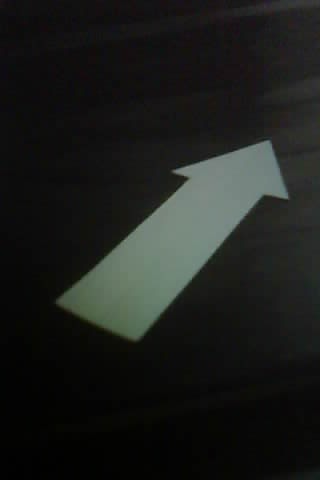
#> input picture deploy_scripts/s1.jpg, 320 x 480 px
$ python main.py
#> lines starting #> are read from the running program, lines starting #| are printed output that depends on the picture; after the words box and inside, x2 and y2 are one past the last pixel; in counts of white or black regions, pixels touching at a corner belong together
### deploy_scripts/preprocessor.py
import cv2
import numpy as np

neighbourRadius = 4
class blob():
    def __init__(self, x, y,imgShape=(320,480)):
        self.elements = set()
        self.neighbours = set()
        self.edges = set()
        self.imgShape = imgShape
        if y<=self.imgShape[0]-(neighbourRadius+1):
            self.upperY = y+neighbourRadius
        else:
            self.upperY = self.imgShape[0]

        if y>=neighbourRadius:
            self.lowerY = y-neighbourRadius
        else:
            self.lowerY = 0

        if x<=self.imgShape[1]-(neighbourRadius+1):
            self.upperX = x+neighbourRadius
        else:
            self.upperX = self.imgShape[1]

        if x>=neighbourRadius:
            self.lowerX = x-neighbourRadius
        else:
            self.lowerX = 0

        #clip to image shape if exceeded

        self.add_element(x, y)
        self.last_element = (x,y)


    def add_element(self, x,y, is_edge=False):
        if len(self.elements)==0 or self.in_neighbours(x,y):
            self.elements.add((x,y))

            if abs(self.upperY-y)<neighbourRadius:
                if y<=self.imgShape[0]-(neighbourRadius+1):
                    self.upperY = y+neighbourRadius
                else:
                    self.upperY = self.imgShape[0]

            if abs(y - self.lowerY)<neighbourRadius:
                if y>=neighbourRadius:
                    self.lowerY = y-neighbourRadius
                else:
                    self.lowerY = 0

            if abs(self.upperX-x)<neighbourRadius:
                if x<=self.imgShape[1]-(neighbourRadius+1):
                    self.upperX = x+neighbourRadius
                else:
                    self.upperX = self.imgShape[1]

            if abs(x - self.lowerX)<neighbourRadius:
                if x>=neighbourRadius:
                    self.lowerX = x-neighbourRadius
                else:
                    self.lowerX = 0

            if is_edge:
               self.add_to_edges(x,y)

            self.last_element = (x,y)

            return 1
        return 0

    def last2edge(self):
       self.add_to_edge(self.last_element)

    def add_to_edges(self,x,y):
       self.edges.add((x,y))

    def in_neighbours(self, x,y):
         if (x<self.upperX and x>self.lowerX) and (self.lowerY<y and self.upperY>y):
             return True

         return False

    def area(self):
      return len(self.elements)

    # [11 lines left out: functions get_center, drawLines, not called in this run]


# get white pixel
# create blobs
# get area of the blobs
# draw bounding boxes using extremities
def extract_blob(gray):
    blobs = []
    h, w = gray.shape[0], gray.shape[1]
    for y in range(h):
        for x in range(w):
            intensity = 0
            if gray[y, x]>15:
                intensity = 255
            if intensity ==255:
                added = 0
                for b in blobs:
                    added = b.add_element(x,y)
                    if added:
                        break
                if not(added):
                    blobs.append(blob(x,y))

    return clean_blobs(gray, blobs)


def clean_blobs(g, b, clean_rate= 0.3):
    c_b = []
    for blob in b:
        testy1 = blob.lowerY
        testy2 = blob.upperY
        testx1 = blob.lowerX
        testx2 = blob.upperX
        slice = make_copy(g,testy1, testy2, testx1, testx2)

        top_row = slice[0,:]
        bottom_row = slice[-1,:]

        left_col = slice[:,0]
        right_col = slice[:,-1]

        edge_values = np.concatenate((left_col, right_col, top_row, bottom_row))

        total = np.sum(edge_values)

        thresh = edge_values.shape[0]*255*clean_rate

        if total<thresh:
            c_b.append(blob)
    return c_b


def blur(img,kSize):
    return cv2.GaussianBlur(img,(kSize,kSize),0)

def canny(img):
    return cv2.Canny(img, 50, 200, None, 3)

def make_copy(src, yStart, yEnd, xStart, xEnd):
    import copy
    return copy.deepcopy(src[yStart:yEnd, xStart:xEnd])


# [46 lines left out: functions simpleEdge, getLblob, not called in this run]

def applyOtsu(img):
    _, threshImg = cv2.threshold(img,0,255,cv2.THRESH_BINARY+cv2.THRESH_OTSU)
    return threshImg


# [34 lines that do not run on import are left out]

### deploy_scripts/main.py
from feature_extractor import *
from preprocessor import *

import matplotlib.pyplot as plt
import numpy as np

def plot_lines_and_points(lines, points):
    # Create a figure and axis object
    fig, ax = plt.subplots()

    # Plot each line
    for line in lines:
        # Get the gradient and intercept values
        m, c = line

        # Generate x values
        x = np.linspace(0, 10, 100)

        # Calculate corresponding y values
        y = m * x + c

        # Plot the line
        ax.plot(x, y)

    # Plot each point
    for point in points:
        # Get the x and y values
        x, y = point

        # Plot the point
        ax.scatter(x, y, marker='o', color='red')

    # Add labels and a grid
    ax.set_xlabel('X Axis')
    ax.set_ylabel('Y Axis')
    ax.grid(True)

    # Show the plot
    plt.show()

if __name__=='__main__':

    filename = 's1.jpg'
    src = cv2.imread(filename, cv2.IMREAD_GRAYSCALE)
#> src: shape (480, 320); min 1, max 142, mean 29.2
    otsu_thresh = applyOtsu(src)
#> in applyOtsu, `_, threshImg = cv2.threshold(img,0,255,cv2.THRESH_BINARY+cv2.THRESH_OT..`:
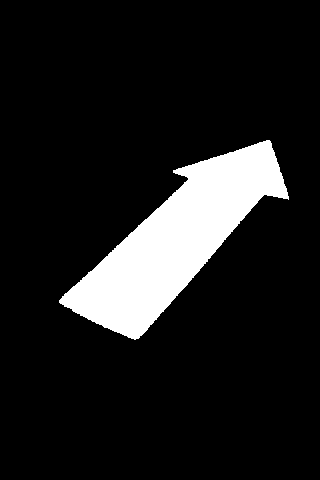
#> threshImg: shape (480, 320); 11.5% white; 1 white region, box (x1, y1, x2, y2) and area: (59, 140, 289, 340) 17705

    src = otsu_thresh
    blobs = extract_blob(src)
#> the loop in clean_blobs, `for blob in b:` made 252 passes
#> (right_col, total) on passes 11 to 13: ([255, 255, 255, 255], 6120), ([255, 255, 255, 255], 6120), ([255, 255, 255, 255], 6120)
#> pass 1, in clean_blobs, `slice = make_copy(g,testy1, testy2, testx1, testx2)`:
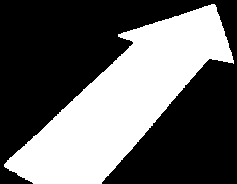
#> slice: shape (184, 237); 39% white; 1 white region, box (x1, y1, x2, y2) and area: (4, 4, 234, 184) 16999
#> pass 3, in clean_blobs, `slice = make_copy(g,testy1, testy2, testx1, testx2)`:
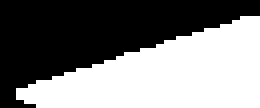
#> slice: shape (27, 65) (shown 4 times larger); 49.2% white; 1 white region, box (x1, y1, x2, y2) and area: (4, 4, 65, 27) 864
#> after the loop in clean_blobs, `for blob in b:`: c_b = 1 item
#> (the run stopped early here; a loop or call above may not have finished)
